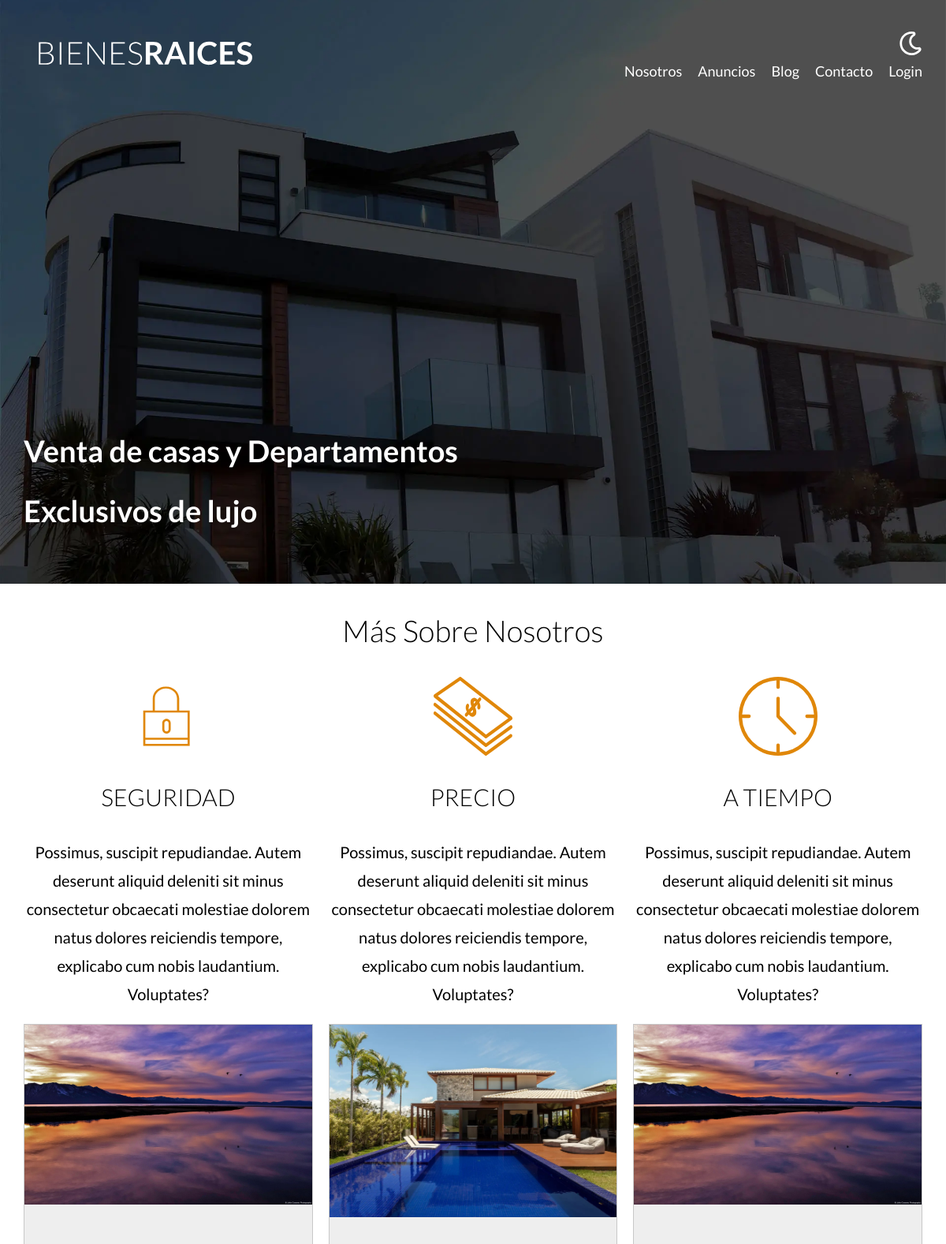
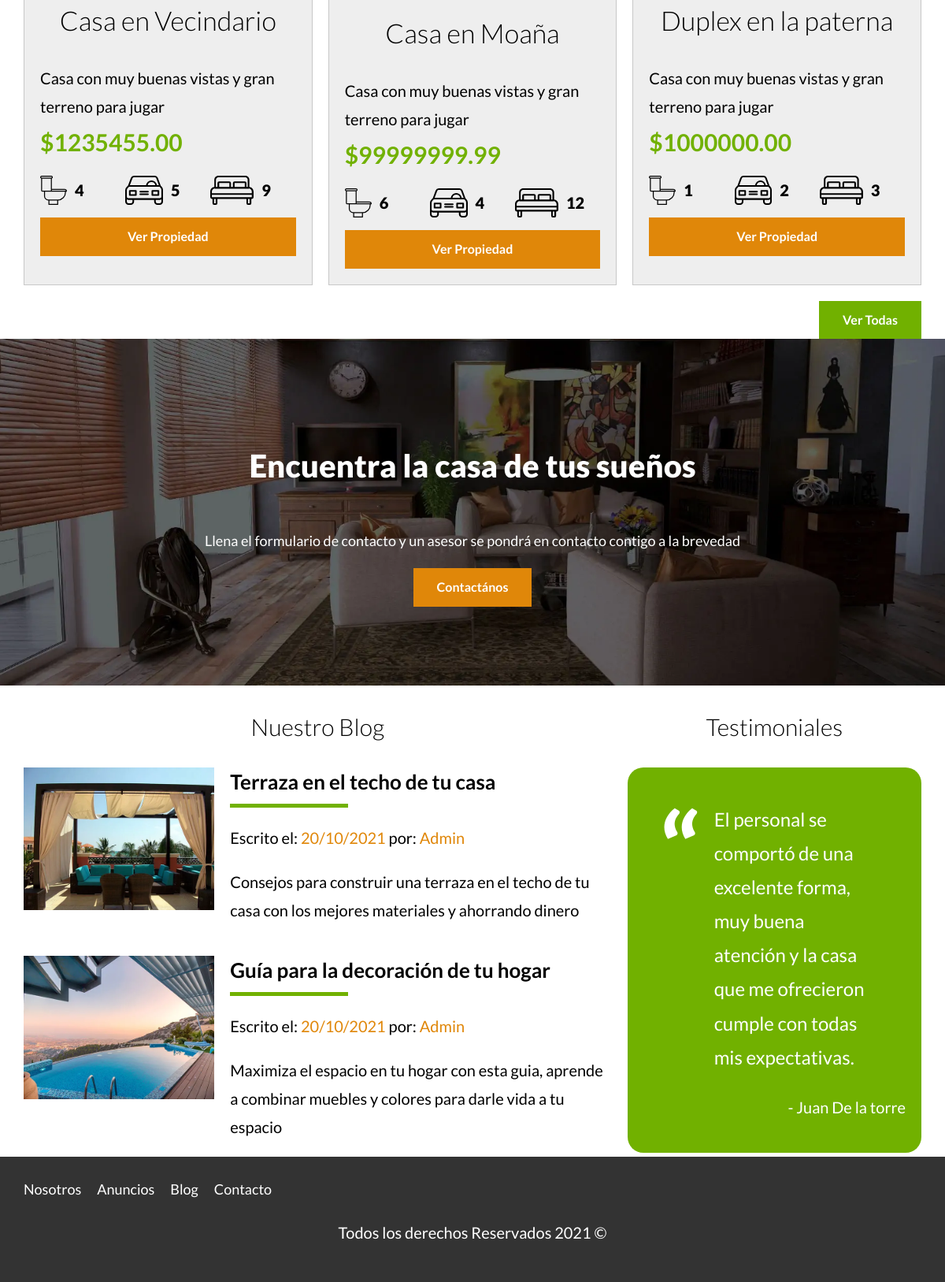
The page / on the database its author committed (2 pictures, top to bottom).
### tables this page shows
CREATE TABLE `propiedades` (
  `id` int(11) NOT NULL,
  `titulo` varchar(45) DEFAULT NULL,
  `precio` decimal(10,2) DEFAULT NULL,
  `imagen` varchar(200) DEFAULT NULL,
  `descripcion` longtext DEFAULT NULL,
  `habitaciones` int(1) DEFAULT NULL,
  `wc` int(1) DEFAULT NULL,
  `estacionamiento` int(1) DEFAULT NULL,
  `creado` date DEFAULT NULL,
  `vendedores_id` int(11) NOT NULL
);

### index.php (the view, shortened to what this page needs)
<!DOCTYPE html>
<html lang="en">
<head>
    <link rel="stylesheet" href="build/css/app.css">
</head>
<body>
    <?php
    $db=conectarDB();
    $consult="SELECT * FROM propiedades limit 3;";
    $datos=mysqli_query($db,$consult);
    ?>
    <main class="contenedor seccion">
        <h1>Más Sobre Nosotros</h1>
        <div class="iconos-nosotros">
            <div class="icono">
                <img src="build/img/icono1.svg" alt="Icono seguridad" loading="lazy">
                <h3>Seguridad</h3>
                <p>Possimus, suscipit repudiandae. Autem deserunt aliquid deleniti sit minus consectetur obcaecati molestiae dolorem natus dolores reiciendis tempore, explicabo cum nobis laudantium. Voluptates?</p>
            </div>
            <div class="icono">
                <img src="build/img/icono2.svg" alt="Icono Precio" loading="lazy">
                <h3>Precio</h3>
                <p>Possimus, suscipit repudiandae. Autem deserunt aliquid deleniti sit minus consectetur obcaecati molestiae dolorem natus dolores reiciendis tempore, explicabo cum nobis laudantium. Voluptates?</p>
            </div>
            <div class="icono">
                <img src="build/img/icono3.svg" alt="Icono Tiempo" loading="lazy">
                <h3>A Tiempo</h3>
                <p>Possimus, suscipit repudiandae. Autem deserunt aliquid deleniti sit minus consectetur obcaecati molestiae dolorem natus dolores reiciendis tempore, explicabo cum nobis laudantium. Voluptates?</p>
            </div>
        </div>
    </main>
    <section class="seccion contenedor">
    <div class="contenedor-anuncios"> <?php
        while ($fila=mysqli_fetch_assoc($datos)){?>
            <div class="anuncio" >
                <picture>
                    <source srcset="./imagenes/<?php echo $fila['imagen']; ?>" type="image/jpeg">
                    <img loading="lazy" src="./imagenes/<?php echo $fila['imagen']; ?>" alt="anuncio">
                </picture>
                <div class="contenido-anuncio">
                    <h2><?php echo $fila['titulo'] ?></h2>
                    <div class="desc">
                        <p class="desc"><?php echo $fila['descripcion'] ?></p>
                    </div>
                    <p class="precio">$<?php echo $fila['precio'] ?></p>
                    <ul class="iconos-caracteristicas">
                        <li>
                            <img class="icono" loading="lazy" src="build/img/icono_wc.svg" alt="icono wc">
                            <p><?php echo $fila['wc'] ?></p>
                        </li>
                        <li>
                            <img class="icono" loading="lazy" src="build/img/icono_estacionamiento.svg" alt="icono estacionamiento">
                            <p><?php echo $fila['estacionamiento'] ?></p>
                        </li>
                        <li>
                            <img class="icono" loading="lazy" src="build/img/icono_dormitorio.svg" alt="icono habitaciones">
                            <p><?php echo $fila['habitaciones'] ?></p>
                        </li>
                    </ul>
                    <a href="anuncio.php/?id=<?php echo $fila['id']?>" class="boton-amarillo-block">
                        Ver Propiedad
                    </a>
                </div>
            </div>
            <?php } ?>
        </div>
        <div class="alinear-derecha">
            <a href="anuncios.php" class="boton-verde">Ver Todas</a>
        </div>
    </section>
    <section class="imagen-contacto">
        <h2>Encuentra la casa de tus sueños</h2>
        <p>Llena el formulario de contacto y un asesor se pondrá en contacto contigo a la brevedad</p>
        <a href="contacto.php" class="boton-amarillo">Contactános</a>
    </section>
    <div class="contenedor seccion seccion-inferior">
        <section class="blog">
            <h3>Nuestro Blog</h3>
            <article class="entrada-blog">
                <div class="imagen">
                    <picture>
                        <source srcset="build/img/blog1.webp" type="image/webp">
                        <source srcset="build/img/blog1.jpg" type="image/jpeg">
                        <img loading="lazy" src="build/img/blog1.jpg" alt="Texto Entrada Blog">
                    </picture>
                </div>
                <div class="texto-entrada">
                    <a href="entrada.php">
                        <h4>Terraza en el techo de tu casa</h4>
                        <p class="informacion-meta">Escrito el: <span>20/10/2021</span> por: <span>Admin</span> </p>
                        <p>
                            Consejos para construir una terraza en el techo de tu casa con los mejores materiales y ahorrando dinero
                        </p>
                    </a>
                </div>
            </article>
            <article class="entrada-blog">
                <div class="imagen">
                    <picture>
                        <source srcset="build/img/blog2.webp" type="image/webp">
                        <source srcset="build/img/blog2.jpg" type="image/jpeg">
                        <img loading="lazy" src="build/img/blog2.jpg" alt="Texto Entrada Blog">
                    </picture>
                </div>
                <div class="texto-entrada">
                    <a href="entrada.php">
                        <h4>Guía para la decoración de tu hogar</h4>
                        <p class="informacion-meta">Escrito el: <span>20/10/2021</span> por: <span>Admin</span> </p>
                        <p>
                            Maximiza el espacio en tu hogar con esta guia, aprende a combinar muebles y colores para darle vida a tu espacio
                        </p>
                    </a>
                </div>
            </article>
        </section>
        <section class="testimoniales">
            <h3>Testimoniales</h3>
            <div class="testimonial">
                <blockquote>
                    El personal se comportó de una excelente forma, muy buena atención y la casa que me ofrecieron cumple con todas mis expectativas.
                </blockquote>
                <p>- Juan De la torre</p>
            </div>
        </section>
    </div>
    <?php
        include './includes/templates/footer.php';
    ?>
</body>
</html>

### build/css/app.css (style rules this page uses)
html { line-height:1.15;-webkit-text-size-adjust:100% }
body { margin:0 }
main { display:block }
h1 { font-size:2em;margin:.67em 0 }
a { background-color:transparent }
img { border-style:none }
html { font-size:62.5%;box-sizing:border-box }
*,:after,:before { box-sizing:inherit }
body { font-family:Lato,sans-serif;font-size:1.6rem;line-height:1.8 }
p { color:#000;font-size:2rem }
.contenedor { width:95%;max-width:120rem;margin:0 auto }
a { text-decoration:none }
img,picture { width:100%;display:block }
h1,h2,h3 { font-family:Lato,sans-serif;margin:2.5rem 0;font-weight:300;text-align:center }
h1 { font-size:3.8rem }
h2 { font-size:3.4rem }
h3 { font-size:3rem }
h4 { font-size:2.6rem }
.seccion { margin-top:2.5rem 0;margin-bottom:2.5rem 0 }
.alinear-derecha { display:flex;justify-content:flex-end }
.boton-amarillo { background-color:#e08709;color:#fff;font-weight:700;text-decoration:none;padding:1rem 3rem;text-align:center;margin-top:2.5rem 0;display:inline-block;border:none }
.boton-amarillo-block { background-color:#e08709;color:#fff;font-weight:700;text-decoration:none;padding:1rem 3rem;text-align:center;margin-top:2.5rem 0;display:block;border:none }
.boton-verde { background-color:#71b100;color:#fff;font-weight:700;text-decoration:none;padding:1rem 3rem;text-align:center;margin-top:2.5rem 0;display:inline-block;border:none }
@media (min-width:768px) { .iconos-nosotros { display:grid;gap:2rem;grid-template-columns:repeat(3,1fr) } }
.icono { text-align:center }
.icono img { height:10rem;width:10rem;display:block;margin:0 auto }
.icono h3 { text-transform:uppercase }
@media (min-width:768px) { .contenedor-anuncios { display:grid;gap:2rem;grid-template-columns:repeat(3,1fr) } }
.anuncio { background-color:#eee;border:1px solid #c8c8c8;margin-bottom:2rem }
.anuncio .contenido-anuncio { padding:2rem }
.anuncio h3,.anuncio p { margin:0 }
.precio { color:#71b100;font-weight:700;font-size:3rem }
.iconos-caracteristicas { display:flex;list-style:none;padding:0;max-width:40rem }
.iconos-caracteristicas li { flex:1;display:flex }
.iconos-caracteristicas li img { flex:0 0 3rem;margin-right:1rem }
.iconos-caracteristicas li p { font-weight:900 }
.webp .imagen-contacto { background-image:url(../img/encuentra.webp) }
.imagen-contacto { background-position:50%;background-size:cover;padding:10rem 0;display:flex;flex-direction:column;align-items:center }
.imagen-contacto h2 { font-size:4rem;font-weight:900;color:#fff }
.imagen-contacto p { font-size:1.8rem;color:#fff }
@media (min-width:768px) { .seccion-inferior { display:grid;grid-template-columns:2fr 1fr;-moz-column-gap:2rem;column-gap:2rem } }
.entrada-blog { margin-bottom:2rem }
@media (min-width:768px) { .entrada-blog { display:grid;grid-template-columns:1fr 2fr;-moz-column-gap:2rem;column-gap:2rem } }
.entrada-blog:last-of-type { margin-bottom:0 }
.informacion-meta span { color:#e08709 }
.texto-entrada a { color:#000;margin-top:2rem;display:block }
@media (min-width:768px) { .texto-entrada a { margin-top:0 } }
.texto-entrada h4 { margin:0;line-height:1.4 }
.texto-entrada h4:after { content:"";display:block;width:15rem;height:.5rem;background-color:#71b100;margin-top:1rem }
.testimonial { background-color:#71b100;font-size:2.4rem;padding:2rem;color:#fff;border-radius:2rem }
.testimonial blockquote { padding-left:5rem;position:relative }
.testimonial blockquote:before { content:"";background-image:url(../img/comilla.svg);background-repeat:no-repeat;width:6rem;height:8rem;display:block;position:absolute;left:-2rem }
.testimonial p { text-align:right;color:#fff }
.desc { max-width: 380px; }

### rows shown on the page
propiedades: imagen (picture), titulo "Casa en Vecindario", descripcion "Casa con muy buenas vistas y gran terreno para jugar", precio "1235455.00", wc "4", estacionamiento "5", habitaciones "9"
propiedades: imagen (picture), titulo "Casa en Moaña", descripcion "Casa con muy buenas vistas y gran terreno para jugar", precio "99999999.99", wc "6", estacionamiento "4", habitaciones "12"
propiedades: imagen (picture), titulo "Duplex en la paterna", descripcion "Casa con muy buenas vistas y gran terreno para jugar", precio "1000000.00", wc "1", estacionamiento "2", habitaciones "3"
